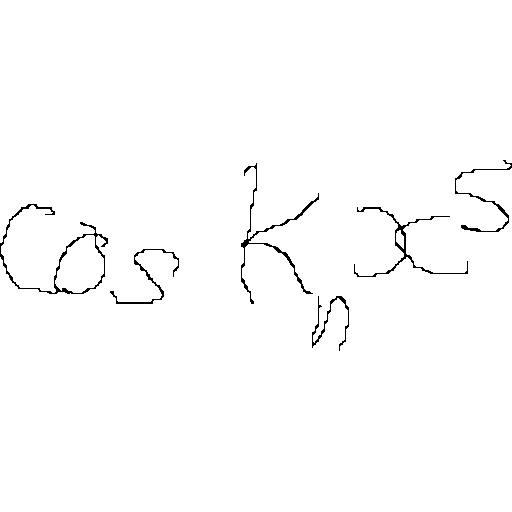
#> input picture CLEANED_DATA/test/2019_test/ISICal19_1210_em_876.png, 512 x 512 px, found by its file name; its folder holds only this picture in this run
$ python data_variant_generator.py
#> lines starting #> are read from the running program, lines starting #| are printed output that depends on the picture; after the words box and inside, x2 and y2 are one past the last pixel; in counts of white or black regions, pixels touching at a corner belong together
import numpy as np
from scipy.ndimage import gaussian_filter, map_coordinates
import os
import random
from PIL import Image, ImageFilter
from tqdm import tqdm
import cv2
from multiprocessing import Pool, cpu_count

NUM_WORKERS = 6
ROOT_DIR = './CLEANED_DATA'
VARIANTS_COUNT = 4
IMAGE_SIZE = (512, 512)

# [41 lines left out: functions pixelate, elastic_distort, fisheye_distort, not called in this run]

def apply_blur(image):
    radius = random.uniform(0.5, 1.5)
    return image.filter(ImageFilter.GaussianBlur(radius))

# [33 lines left out: functions add_noise, perspective_warp, apply_occlusion, not called in this run]

def process_image(img_path, rotation_deg, apply_full_aug=True):
    """Open, apply augmentations, rotate, convert to B&W, resize and return processed image.
    If apply_full_aug is False, skip elastic_distort, fisheye_distort, apply_blur, add_noise, perspective_warp.
    """
    img = Image.open(img_path).convert('L')  # convert to grayscale first

    if apply_full_aug:
        # Apply moderate elastic distortion (simulate slight handwriting warps)
        img = elastic_distort(img, alpha=50, sigma=5)

        # Apply mild fisheye distortion
        img = fisheye_distort(img, strength=0.005)

        # Apply new effects
        img = apply_blur(img)
        img = add_noise(img)
        img = perspective_warp(img)

    # Apply subtle rotation (OCR-friendly)
    img = img.rotate(rotation_deg * 0.5, resample=Image.BILINEAR, expand=False, fillcolor=255)

    # Convert to pure B&W (1-bit)
    img = img.point(lambda x: 0 if x < 128 else 255, '1')

    # Resize to standard size
    img = img.resize(IMAGE_SIZE, Image.NEAREST)

    return img

def process_single_image(args):
    img_path, out_path, rotation_deg, apply_full_aug = args
    img_processed = process_image(img_path, rotation_deg, apply_full_aug=apply_full_aug)
    img_processed.save(out_path)

def is_complete_folder(folder_path):
    """Returns True if folder contains images directly (no subfolders)."""
    for entry in os.scandir(folder_path):
        if entry.is_file() and entry.name.lower().endswith('.png'):
            return True
    return False

def get_all_images_in_folder(folder_path):
    """Return list of image file paths directly inside folder."""
    return [os.path.join(folder_path, f) for f in os.listdir(folder_path) if f.lower().endswith('.png')]

# [10 lines left out: function get_all_images_in_symbols_folder, not called in this run]

def make_variant_folder(base_folder, variant_index):
    """Return variant folder path, creating if needed."""
    variant_folder = f"{base_folder}_var{variant_index}"
    if not os.path.exists(variant_folder):
        os.makedirs(variant_folder)
    return variant_folder

# [6 lines left out: function make_inner_folder, not called in this run]

def generate_variants():
    print(f"Scanning root folder: {ROOT_DIR}")
    for root_entry in os.listdir(ROOT_DIR):
        root_path = os.path.join(ROOT_DIR, root_entry)
        if not os.path.isdir(root_path):
            continue

        print(f"\nProcessing root folder: {root_entry}")

        for var_idx in range(1, VARIANTS_COUNT + 1):
            variant_folder = make_variant_folder(root_path, var_idx)
            rotation_deg = random.uniform(-20, 20)  # subtle rotation for OCR
            print(f" Creating variant: {variant_folder} (rot: {rotation_deg:.2f}°)")

            apply_full_aug = 'symbols' in root_entry.lower()

            if is_complete_folder(root_path):
                images = get_all_images_in_folder(root_path)
                args_list = []
                for img_path in images:
                    img_name = os.path.basename(img_path)
                    out_path = os.path.join(variant_folder, img_name)
                    args_list.append((img_path, out_path, rotation_deg, apply_full_aug))

                with Pool(NUM_WORKERS) as pool:
                    list(tqdm(pool.imap_unordered(process_single_image, args_list), total=len(args_list), desc=f"  Processing images var{var_idx}", ncols=80))
            else:
                inner_subfolders = [d for d in os.listdir(root_path) if os.path.isdir(os.path.join(root_path, d))]
                all_images = []
                for inner_subfolder in inner_subfolders:
                    orig_inner_path = os.path.join(root_path, inner_subfolder)
                    variant_inner_path = os.path.join(variant_folder, inner_subfolder)
                    if not os.path.exists(variant_inner_path):
                        os.makedirs(variant_inner_path)
                    images = [f for f in os.listdir(orig_inner_path) if f.lower().endswith('.png')]
                    for img_name in images:
                        img_path = os.path.join(orig_inner_path, img_name)
                        out_path = os.path.join(variant_inner_path, img_name)
                        all_images.append((img_path, out_path))

                args_list = [(img_path, out_path, rotation_deg, apply_full_aug) for img_path, out_path in all_images]
                with Pool(NUM_WORKERS) as pool:
                    list(tqdm(pool.imap_unordered(process_single_image, args_list), total=len(args_list), desc=f"  Processing symbols var{var_idx}", ncols=80))
#> in process_image, img is the input picture: PIL image 512x512 L; 98.9% white; black in thin lines or dots, all inside (x1, y1, x2, y2) = (0, 160, 512, 351)
#> in process_image, `img = img.rotate(rotation_deg * 0.5, resample=Image.BILINEAR, expand=F..`:
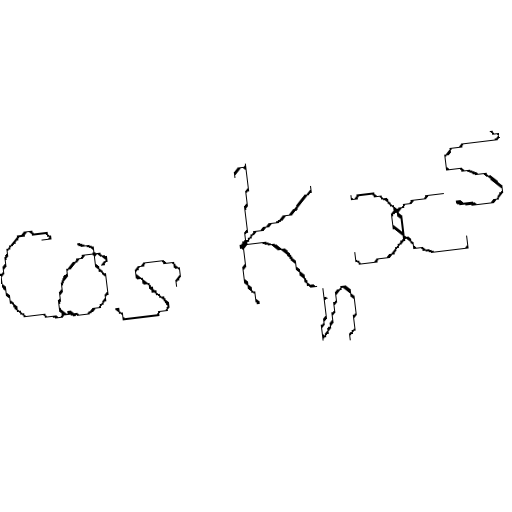
#> img: PIL image 512x512 L; min 0, max 255, mean 252.1
#> in process_image, `img = img.point(lambda x: 0 if x < 128 else 255, '1')`:
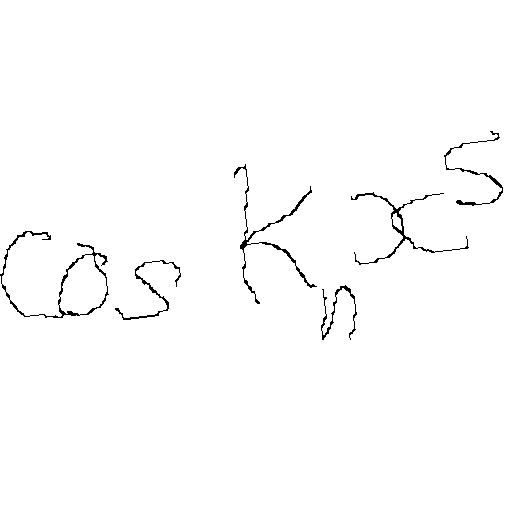
#> img: PIL image 512x512 1; 98.9% white; black in thin lines or dots, all inside (x1, y1, x2, y2) = (0, 131, 503, 340)
#> pass 2 of the loop in generate_variants, `for root_entry in os.listdir(ROOT_DIR):`:
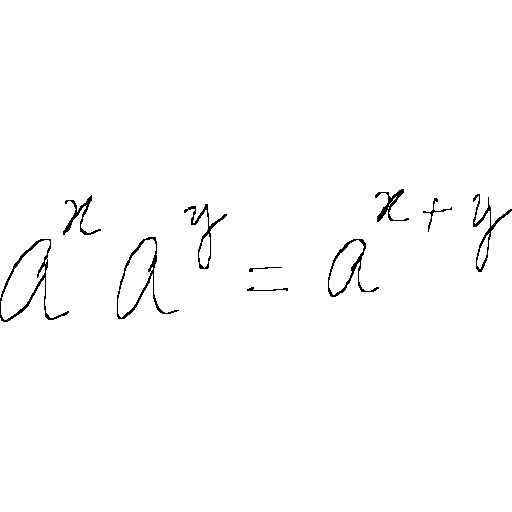
#> input picture CLEANED_DATA/train/2019_train/108_Nina.png, 512 x 512 px, found by its file name
#> in process_image, img is the input picture: PIL image 512x512 L; 98.8% white; black in thin lines or dots, all inside (x1, y1, x2, y2) = (0, 189, 512, 322)
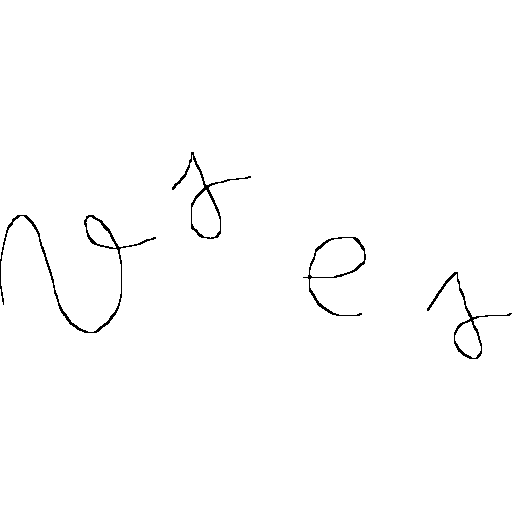
#> input picture CLEANED_DATA/train/2019_train/115_em_131.png, 512 x 512 px, found by its file name
#> in process_image, img is the input picture: PIL image 512x512 L; 99.1% white; black in thin lines or dots, all inside (x1, y1, x2, y2) = (0, 152, 512, 359)
#> in process_image (call 7), `img = img.point(lambda x: 0 if x < 128 else 255, '1')`:
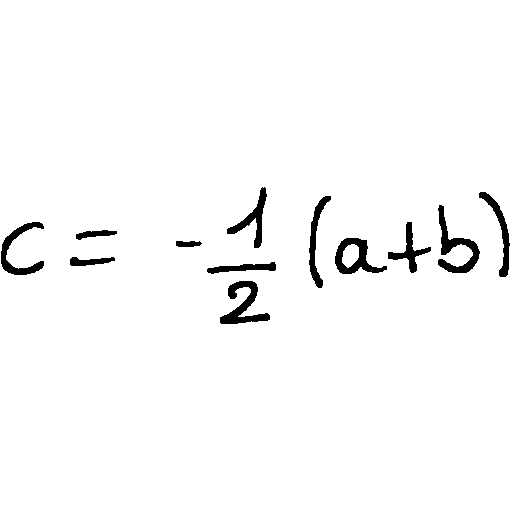
#> img: PIL image 512x512 1; 97.4% white; 12 black regions, largest, box (x1, y1, x2, y2) and area: (438, 205, 480, 273) 923, (220, 281, 270, 324) 872, (335, 238, 387, 274) 786

    print("\nAll variants generated! have fun lol")

if __name__ == '__main__':
    generate_variants()
